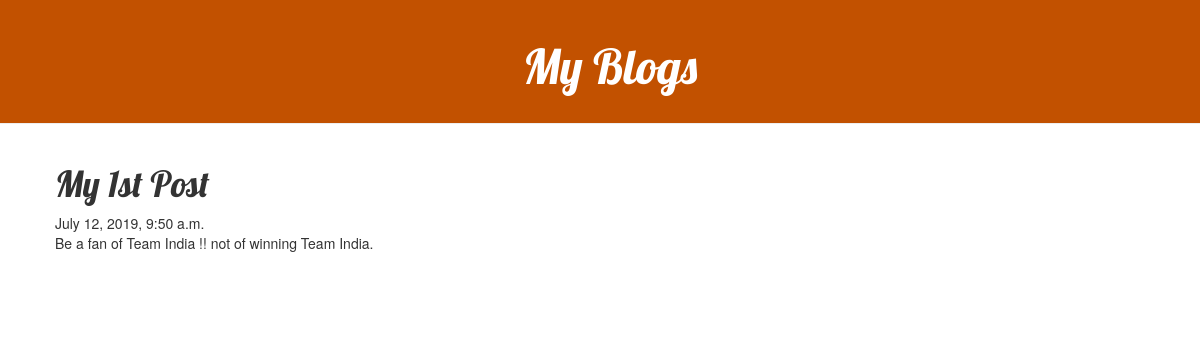
The app's page /post/1/ with its own data.
### blog/models.py (models this page shows, shortened)
class Post(models.Model):
    author = models.ForeignKey(settings.AUTH_USER_MODEL, on_delete=models.CASCADE)
    title = models.CharField(max_length=200)
    text = models.TextField()
    created_date = models.DateTimeField(default=timezone.now)
    published_date = models.DateTimeField(blank=True, null=True)

### blog/views.py (the view)
# urls.py: path('post/<int:pk>/', views.post_detail, name='post_detail'),
def post_detail(request, pk):
    post = get_object_or_404(Post, pk=pk)
    return render(request, 'blog/post_detail.html', {'post': post})

### blog/templates/blog/post_detail.html (shortened to what this page needs)
{% extends 'blog/base.html' %}
{% block content %}
    <div class="post">
        <h1>{{ post.title }}</h1>
        {{ post.published_date }}
        <p>{{ post.text|linebreaksbr }}</p>
    </div>
{% endblock %}

### blog/static/css/blog.css (style rules this page uses)
h1, h2, h3, h4 { font-family: 'Lobster', cursive; }
.post { margin-bottom: 70px; margin-right : 40px; }

### records on screen
Post: title "My 1st Post", published_date "July 12, 2019, 9:50 a.m.", text "Be a fan of Team India !! not of winning Team India."
